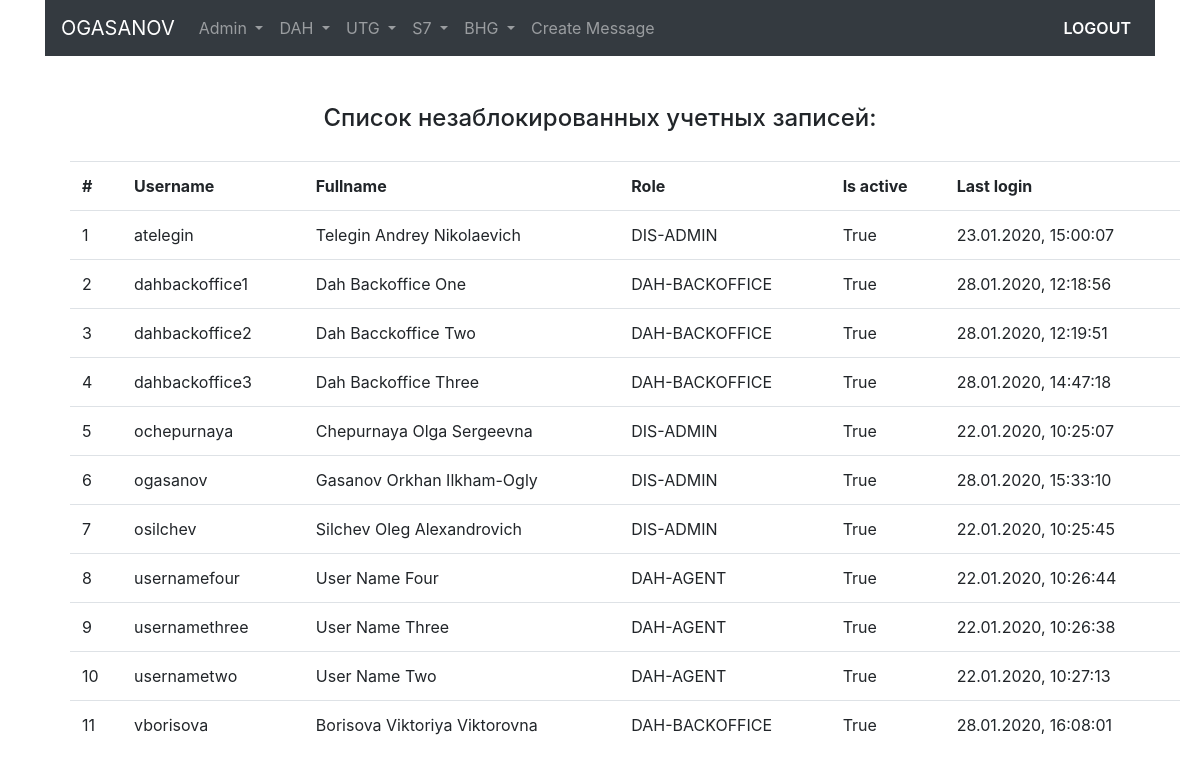
/active-users/ (signed in), run on an earlier commit of the app's database.
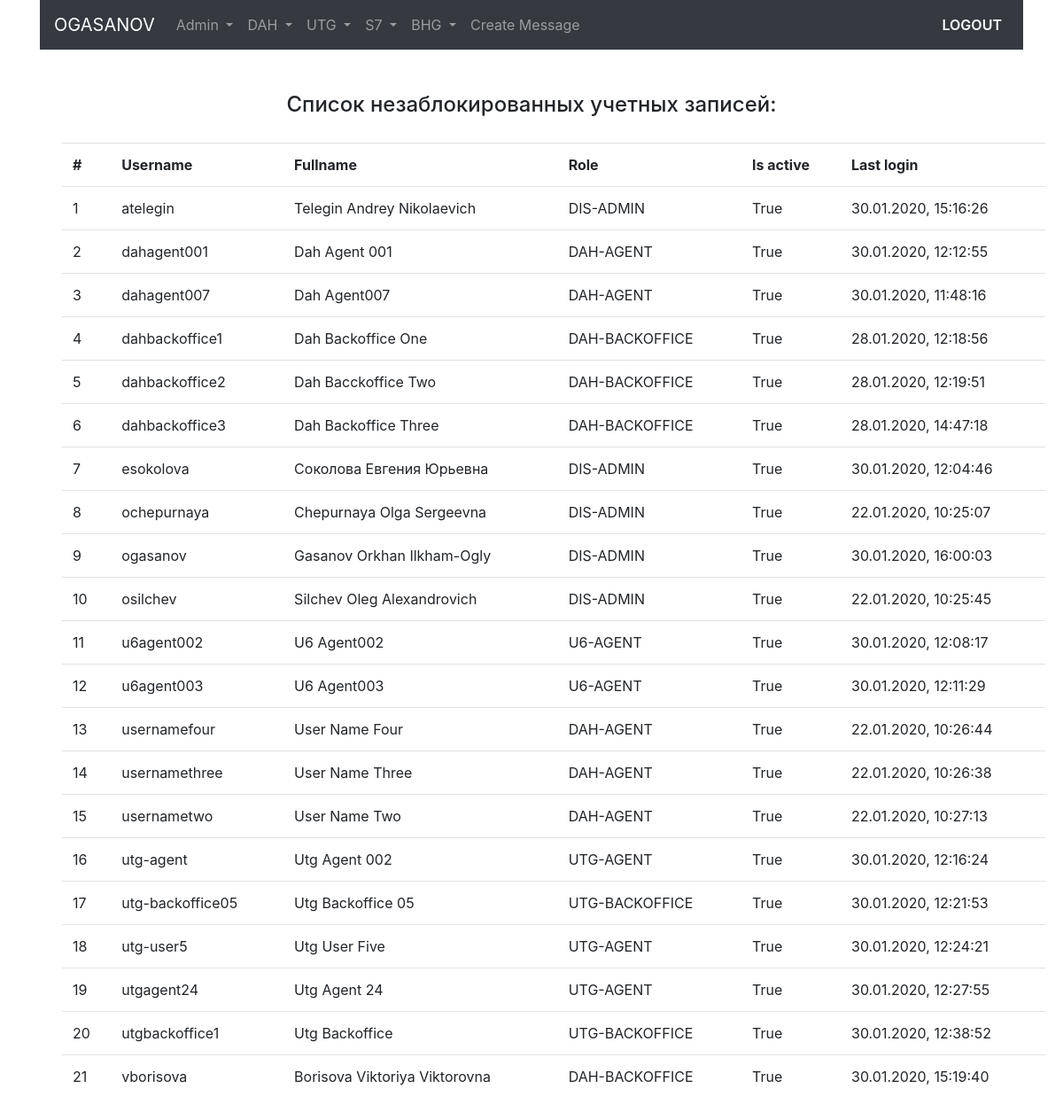
And on a later commit of the database.
### user_model/models.py (models this page shows, shortened)
class UserModel(AbstractBaseUser):
    username = models.CharField(verbose_name='username', max_length=30, unique=True)
    fullname = models.CharField(verbose_name='full name', max_length=100)
    role = models.ForeignKey('UserRole', on_delete=models.CASCADE, related_name='role', null=True)
    date_joined = models.DateTimeField(verbose_name='date joined', auto_now_add=True)
    last_login = models.DateTimeField(verbose_name='last login', auto_now=True)
    is_admin = models.BooleanField(default=False)
    is_active = models.BooleanField(default=True)
    is_staff = models.BooleanField(default=False)
    is_superuser = models.BooleanField(default=False)
    USERNAME_FIELD = 'username'
    REQUIRED_FIELDS = ['fullname', 'role']
    objects = UserModelManager()
    class Meta:
        verbose_name = 'User'
        verbose_name_plural = 'Users'
        ordering = ['username']

class UserRole(models.Model):
    title = models.CharField(max_length=150, unique=True)
    def __str__(self):
        return self.title

### user_model/views.py (the view)
# urls.py: path('active-users/', active_users_view, name='active_users'),
@login_required
def active_users_view(request):
    context = {}
    active_users = UserModel.objects.filter(is_active=True)
    context['active_users'] = active_users
    return render(request, 'user_model/active_users.html', context)

### user_model/templates/user_model/active_users.html (shortened to what this page needs)
{% extends 'user_model/base.html' %}
{% block content %}
        <div class="row">
            <div class="col">
                {% if request.user.is_authenticated and request.user.is_admin %}
                    <div class="message-mainpage-template" style="text-align: center;">
                        <h4>Список незаблокированных учетных записей:</h4>
                    </div>
                    <div style="height: 20px;"></div>
                    <table class="table" style="margin-left: 25px; margin-right: 25px;">
                        <tr>
                            <th>#</th>
                            <th>Username</th>
                            <th>Fullname</th>
                            <th>Role</th>
                            <th>Is active</th>
                            <th>Last login</th>
                        </tr>
                        {% for user in active_users %}
                            <tr>
                                <td>{{ forloop.counter }}</td>
                                <td>{{ user.username }}</td>
                                <td>{{ user.fullname }}</td>
                                <td>{{ user.role }}</td>
                                <td>{{ user.is_active }}</td>
                                <td>{{ user.last_login|date:'d.m.Y, H:i:s' }}</td>
                            </tr>
                        {% endfor %}
                    </table>
                {% else %}
                    <div class="margin-class">
                        <h2>Доступ запрещен!</h2>
                    </div>
                {% endif %}
            </div>
        </div>
{% endblock %}

### user_model/templates/user_model/base.html (shortened to what this page needs)
{% load static %}
<!DOCTYPE html>
<html lang="en" dir="ltr">
<head>
    <link rel="stylesheet" href="https://stackpath.bootstrapcdn.com/bootstrap/4.4.1/css/bootstrap.min.css">
    <link rel="stylesheet" href="{% static 'css/style.css' %}">
</head>
<body>
    <div class="container">
        {% block navbar %}
            {% include 'user_model/includes/navbar.html' %}
        {% endblock %}
        <br><br>
        {% block content %}{% endblock %}
    </div>
</body>
</html>

### user_model/templates/user_model/includes/navbar.html (shortened to what this page needs)
<nav class="navbar navbar-expand-md navbar-dark bg-dark sticky-top">
    {% if request.user.is_authenticated %}
        <a class="navbar-brand" href="{% url 'homepage' %}">{{ request.user.username|upper }}</a>
    {% else %}
        <a class="navbar-brand mx-auto" href="{% url 'homepage' %}">Рассылка сообщений по рейсам</a>
    {% endif %}
    {% if request.user.is_authenticated and request.user.is_admin %}
    <div class="collapse navbar-collapse" id="navbarSupportedContent">
        <ul class="navbar-nav mr-auto">
            {% include 'user_model/includes/nav_item_admin.html' %}
            {% include 'user_model/includes/nav_item_template.html' %}
        </ul>
        <ul class="navbar-nav ml-auto">
            {% include 'user_model/includes/nav_item_logout.html' %}
        </ul>
    </div>
    {% endif %}
</nav>

### user_model/templates/user_model/includes/nav_item_admin.html (shortened to what this page needs)
<li class="nav-item dropdown">
    <a class="nav-link dropdown-toggle" href="#" id="navbarDropdown" role="button" data-toggle="dropdown" aria-haspopup="true" aria-expanded="false">
        Admin
    </a>
</li>

### user_model/templates/user_model/includes/nav_item_template.html (shortened to what this page needs)
<li class="nav-item dropdown">
    <a class="nav-link dropdown-toggle" href="#" id="navbarDropdown" role="button" data-toggle="dropdown" aria-haspopup="true" aria-expanded="false">
        DAH
    </a>
</li>
<li class="nav-item dropdown">
    <a class="nav-link dropdown-toggle" href="#" id="navbarDropdown" role="button" data-toggle="dropdown" aria-haspopup="true" aria-expanded="false">
        UTG
    </a>
</li>
<li class="nav-item dropdown">
    <a class="nav-link dropdown-toggle" href="#" id="navbarDropdown" role="button" data-toggle="dropdown" aria-haspopup="true" aria-expanded="false">
        S7
    </a>
</li>
<li class="nav-item dropdown">
    <a class="nav-link dropdown-toggle" href="#" id="navbarDropdown" role="button" data-toggle="dropdown" aria-haspopup="true" aria-expanded="false">
        BHG
    </a>
</li>
<li class="nav-item">
    <a class="nav-link" href="{% url 'create' %}">Create Message</a>
</li>

### user_model/templates/user_model/includes/nav_item_logout.html
<li class="nav-item">
    <a style="color: #ffffff; font-weight: 600" class="nav-link logout" href="{% url 'logout' %}">LOGOUT</a>
</li>

### static/css/style.css (style rules this page uses)
.message-mainpage-template { margin-left: 25px; margin-right: 25px; }

What changed in the data, as far as the page shows it:
changed UserModel "ogasanov": last_login "28.01.2020, 15:33:10" → "30.01.2020, 16:00:03"
changed UserModel "atelegin": last_login "23.01.2020, 15:00:07" → "30.01.2020, 15:16:26"
added UserModel: username "dahagent001", fullname "Dah Agent 001", role "DAH-AGENT", is_active "True", last_login "30.01.2020, 12:12:55"
added UserModel: username "dahagent007", fullname "Dah Agent007", role "DAH-AGENT", is_active "True", last_login "30.01.2020, 11:48:16"
added UserModel: username "esokolova", fullname "Соколова Евгения Юрьевна", role "DIS-ADMIN", is_active "True", last_login "30.01.2020, 12:04:46"
added UserModel: username "u6agent002", fullname "U6 Agent002", role "U6-AGENT", is_active "True", last_login "30.01.2020, 12:08:17"
added UserModel: username "u6agent003", fullname "U6 Agent003", role "U6-AGENT", is_active "True", last_login "30.01.2020, 12:11:29"
added UserModel: username "utg-agent", fullname "Utg Agent 002", role "UTG-AGENT", is_active "True", last_login "30.01.2020, 12:16:24"
added UserModel: username "utg-backoffice05", fullname "Utg Backoffice 05", role "UTG-BACKOFFICE", is_active "True", last_login "30.01.2020, 12:21:53"
added UserModel: username "utg-user5", fullname "Utg User Five", role "UTG-AGENT", is_active "True", last_login "30.01.2020, 12:24:21"
added UserModel: username "utgagent24", fullname "Utg Agent 24", role "UTG-AGENT", is_active "True", last_login "30.01.2020, 12:27:55"
added UserModel: username "utgbackoffice1", fullname "Utg Backoffice", role "UTG-BACKOFFICE", is_active "True", last_login "30.01.2020, 12:38:52"
changed UserModel "vborisova": last_login "28.01.2020, 16:08:01" → "30.01.2020, 15:19:40"
